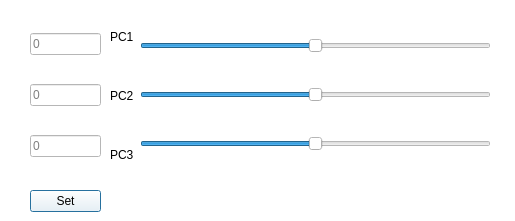
<?xml version="1.0" encoding="UTF-8"?>
<ui version="4.0">
 <class>Dialog</class>
 <widget class="QDialog" name="Dialog">
  <property name="geometry">
   <rect>
    <x>0</x>
    <y>0</y>
    <width>515</width>
    <height>221</height>
   </rect>
  </property>
  <property name="windowTitle">
   <string>Dialog</string>
  </property>
  <property name="styleSheet">
   <string notr="true">background:white</string>
  </property>
  <widget class="QPushButton" name="pushButton_set">
   <property name="geometry">
    <rect>
     <x>30</x>
     <y>190</y>
     <width>71</width>
     <height>22</height>
    </rect>
   </property>
   <property name="styleSheet">
    <string notr="true"/>
   </property>
   <property name="text">
    <string>Set</string>
   </property>
  </widget>
  <widget class="QWidget" name="">
   <property name="geometry">
    <rect>
     <x>30</x>
     <y>10</y>
     <width>71</width>
     <height>171</height>
    </rect>
   </property>
   <layout class="QVBoxLayout" name="verticalLayout_3">
    <item>
     <widget class="QLineEdit" name="lineEdit_pc1">
      <property name="minimumSize">
       <size>
        <width>60</width>
        <height>0</height>
       </size>
      </property>
      <property name="maximumSize">
       <size>
        <width>80</width>
        <height>16777215</height>
       </size>
      </property>
      <property name="placeholderText">
       <string>0</string>
      </property>
     </widget>
    </item>
    <item>
     <widget class="QLineEdit" name="lineEdit_pc2">
      <property name="minimumSize">
       <size>
        <width>60</width>
        <height>0</height>
       </size>
      </property>
      <property name="maximumSize">
       <size>
        <width>80</width>
        <height>16777215</height>
       </size>
      </property>
      <property name="placeholderText">
       <string>0</string>
      </property>
     </widget>
    </item>
    <item>
     <widget class="QLineEdit" name="lineEdit_pc3">
      <property name="minimumSize">
       <size>
        <width>60</width>
        <height>0</height>
       </size>
      </property>
      <property name="maximumSize">
       <size>
        <width>80</width>
        <height>16777215</height>
       </size>
      </property>
      <property name="placeholderText">
       <string>0</string>
      </property>
     </widget>
    </item>
   </layout>
  </widget>
  <widget class="QWidget" name="">
   <property name="geometry">
    <rect>
     <x>110</x>
     <y>10</y>
     <width>381</width>
     <height>171</height>
    </rect>
   </property>
   <layout class="QHBoxLayout" name="horizontalLayout">
    <item>
     <layout class="QVBoxLayout" name="verticalLayout_2">
      <item>
       <widget class="QLabel" name="label">
        <property name="text">
         <string>PC1</string>
        </property>
       </widget>
      </item>
      <item>
       <widget class="QLabel" name="label_2">
        <property name="text">
         <string>PC2</string>
        </property>
       </widget>
      </item>
      <item>
       <widget class="QLabel" name="label_3">
        <property name="text">
         <string>PC3</string>
        </property>
       </widget>
      </item>
     </layout>
    </item>
    <item>
     <layout class="QVBoxLayout" name="verticalLayout">
      <item>
       <widget class="QSlider" name="PC1Slider">
        <property name="minimum">
         <number>-50</number>
        </property>
        <property name="maximum">
         <number>50</number>
        </property>
        <property name="value">
         <number>0</number>
        </property>
        <property name="orientation">
         <enum>Qt::Horizontal</enum>
        </property>
       </widget>
      </item>
      <item>
       <widget class="QSlider" name="PC2Slider">
        <property name="minimum">
         <number>-50</number>
        </property>
        <property name="maximum">
         <number>50</number>
        </property>
        <property name="orientation">
         <enum>Qt::Horizontal</enum>
        </property>
       </widget>
      </item>
      <item>
       <widget class="QSlider" name="PC3Slider">
        <property name="minimum">
         <number>-50</number>
        </property>
        <property name="maximum">
         <number>50</number>
        </property>
        <property name="pageStep">
         <number>10</number>
        </property>
        <property name="orientation">
         <enum>Qt::Horizontal</enum>
        </property>
       </widget>
      </item>
     </layout>
    </item>
   </layout>
  </widget>
 </widget>
 <resources/>
 <connections>
  <connection>
   <sender>PC1Slider</sender>
   <signal>valueChanged(int)</signal>
   <receiver>Dialog</receiver>
   <slot>slide()</slot>
   <hints>
    <hint type="sourcelabel">
     <x>232</x>
     <y>46</y>
    </hint>
    <hint type="destinationlabel">
     <x>219</x>
     <y>11</y>
    </hint>
   </hints>
  </connection>
  <connection>
   <sender>PC2Slider</sender>
   <signal>valueChanged(int)</signal>
   <receiver>Dialog</receiver>
   <slot>slide()</slot>
   <hints>
    <hint type="sourcelabel">
     <x>153</x>
     <y>97</y>
    </hint>
    <hint type="destinationlabel">
     <x>154</x>
     <y>170</y>
    </hint>
   </hints>
  </connection>
  <connection>
   <sender>PC3Slider</sender>
   <signal>valueChanged(int)</signal>
   <receiver>Dialog</receiver>
   <slot>slide()</slot>
   <hints>
    <hint type="sourcelabel">
     <x>378</x>
     <y>146</y>
    </hint>
    <hint type="destinationlabel">
     <x>368</x>
     <y>187</y>
    </hint>
   </hints>
  </connection>
  <connection>
   <sender>pushButton_set</sender>
   <signal>clicked()</signal>
   <receiver>Dialog</receiver>
   <slot>setPCValue()</slot>
   <hints>
    <hint type="sourcelabel">
     <x>85</x>
     <y>202</y>
    </hint>
    <hint type="destinationlabel">
     <x>56</x>
     <y>163</y>
    </hint>
   </hints>
  </connection>
 </connections>
 <slots>
  <slot>slide()</slot>
  <slot>setPCValue()</slot>
 </slots>
</ui>
